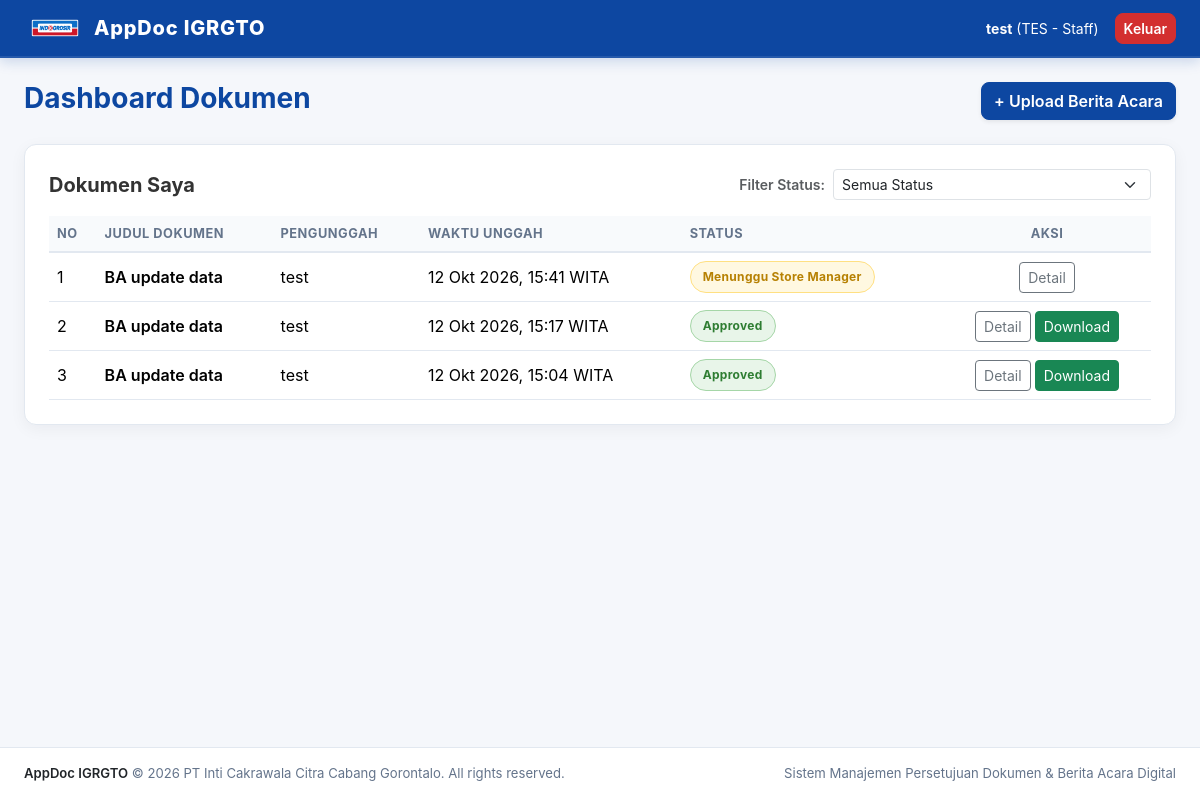
/documents/dashboard/ (signed in), run on an earlier commit of the app's database.
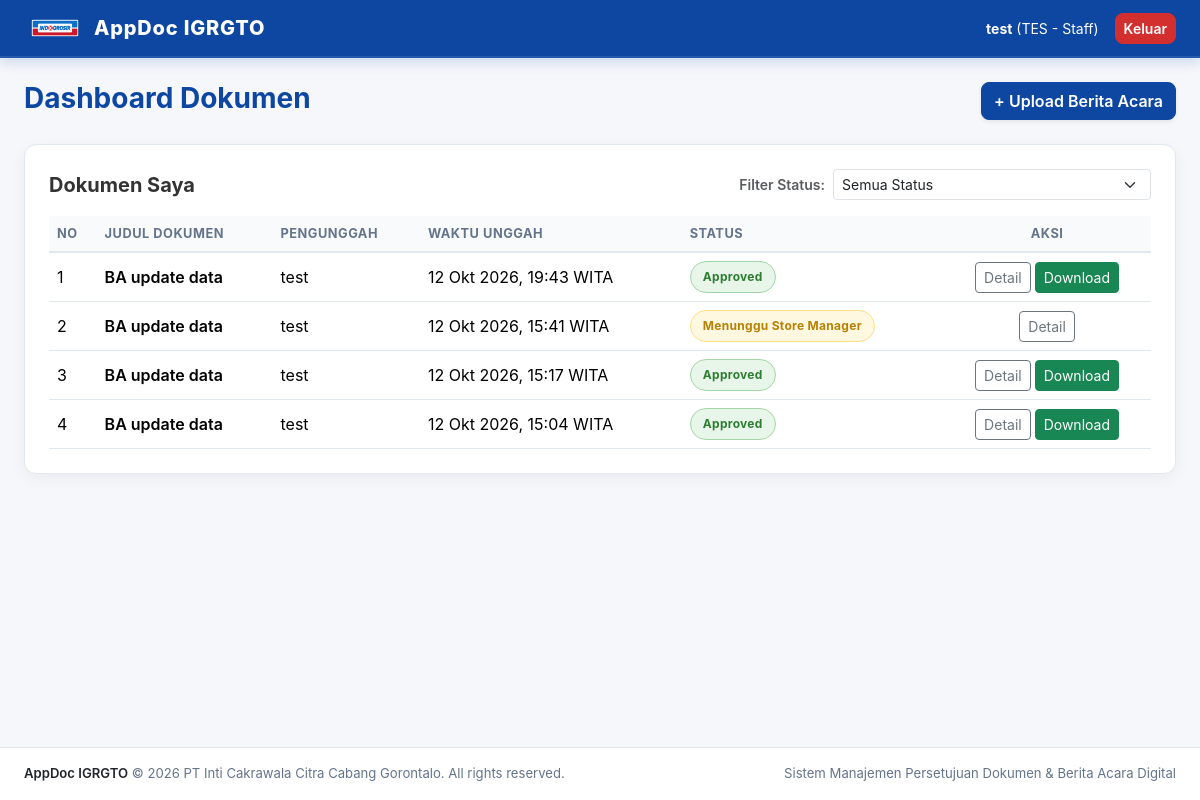
And on a later commit of the database.
### documents/models.py (models this page shows, shortened)
class Document(models.Model):
    STATUS_CHOICES = (
        ('draft', 'Draft'),
        ('waiting_supervisor', 'Menunggu Supervisor'),
        ('waiting_junior_manager', 'Menunggu Store Junior Manajer'),
        ('waiting_sam', 'Menunggu Store Administration Manager'),
        ('waiting_store_manager', 'Menunggu Store Manager'),
        ('approved', 'Selesai / Approved'),
        ('rejected', 'Ditolak / Rejected'),
    )
    judul_dokumen = models.CharField(max_length=255, verbose_name='Judul Dokumen')
    file_dokumen = models.FileField(
        upload_to='documents/%Y/%m/',
        validators=[validate_file_extension],
        verbose_name='File Dokumen (PDF/DOCX)'
    )
    signed_file = models.FileField(
        upload_to='documents/signed/%Y/%m/',
        blank=True,
        null=True,
        verbose_name='File Dokumen Lengkap Bertanda Tangan'
    )
    uploaded_by = models.ForeignKey(
        settings.AUTH_USER_MODEL,
        on_delete=models.CASCADE,
        related_name='uploaded_documents',
        verbose_name='Diupload Oleh'
    )
    status = models.CharField(
        max_length=35,
        choices=STATUS_CHOICES,
        default='draft',
        verbose_name='Status Dokumen'
    )
    required_levels = models.JSONField(
        default=list,
        blank=True,
        verbose_name='Level Persetujuan yang Diperlukan'
    )
    created_at = models.DateTimeField(auto_now_add=True, verbose_name='Tanggal Upload')
    updated_at = models.DateTimeField(auto_now=True, verbose_name='Terakhir Diperbarui')
    class Meta:
        verbose_name = 'Dokumen'
        verbose_name_plural = 'Daftar Dokumen'
        ordering = ['-created_at']

### accounts/models.py (models this page shows, shortened)
class CustomUser(AbstractBaseUser, PermissionsMixin):
    USERLEVEL_CHOICES = (
        ('staff', 'Staff'),
        ('supervisor', 'Supervisor'),
        ('junior manajer', 'Store Junior Manajer'),
        ('store administration manager', 'Store Administration Manager'),
        ('store manager', 'Store Manager'),
    )
    userid_validator = RegexValidator(
        regex=r'^[A-Za-z0-9]{3}$',
        message='UserID harus terdiri dari tepat 3 karakter alfanumerik (huruf/angka).'
    )
    userid = models.CharField(
        max_length=3,
        primary_key=True,
        unique=True,
        validators=[userid_validator],
        help_text='3 karakter alfanumerik (Contoh: A01, ADJ, ST1). Disimpan dalam huruf besar.'
    )
    nama_pengguna = models.CharField(max_length=150, verbose_name='Nama Pengguna')
    email = models.EmailField(
        max_length=254,
        unique=True,
        null=True,
        blank=True,
        verbose_name='Alamat Email'
    )
    userlevel = models.CharField(
        max_length=35,
        choices=USERLEVEL_CHOICES,
        default='staff',
        verbose_name='Level User'
    )
    ttd_digital = models.ImageField(
        upload_to='signatures/',
        null=True,
        blank=True,
        validators=[validate_ttd_size],
        verbose_name='Tanda Tangan Digital (PNG/JPG Max 2MB)'
    )
    is_active = models.BooleanField(default=True)
    is_staff = models.BooleanField(default=False)
    date_joined = models.DateTimeField(auto_now_add=True)
    objects = CustomUserManager()
    USERNAME_FIELD = 'userid'
    REQUIRED_FIELDS = ['nama_pengguna','email']
    class Meta:
        verbose_name = 'Pengguna'
        verbose_name_plural = 'Daftar Pengguna'

### documents/views.py (the view)
# urls.py: path('dashboard/', views.dashboard_view, name='dashboard'),
@login_required(login_url='accounts:login')
def dashboard_view(request):
    user = request.user
    level = user.userlevel
    queue_status_map = {
        'supervisor': 'waiting_supervisor',
        'junior manajer': 'waiting_junior_manager',
        'store administration manager': 'waiting_sam',
        'store manager': 'waiting_store_manager',
    }
    if level == 'staff':
        doc_queryset = Document.objects.filter(uploaded_by=user)
        active_queue = None
    else:
        target_status = queue_status_map.get(level)
        active_queue = Document.objects.filter(status=target_status)
        doc_queryset = Document.objects.all()
    selected_status = request.GET.get('status', 'all')
    if selected_status and selected_status != 'all':
        doc_queryset = doc_queryset.filter(status=selected_status)
    doc_queryset = doc_queryset.order_by('-created_at')
    paginator = Paginator(doc_queryset, 5)
    page_number = request.GET.get('page')
    documents = paginator.get_page(page_number)
    upload_form = DocumentUploadForm()
    context = {
            'documents': documents,
            'active_queue': active_queue,
            'upload_form': upload_form,
            'user_level': level,
            'can_upload': level in ['staff', 'supervisor', 'junior manajer', 'store administration manager'],
            'today_date': datetime.now().strftime('%d/%m/%Y'),
            'selected_status': selected_status,
            'status_choices': Document.STATUS_CHOICES,
    }
    return render(request, 'documents/dashboard.html', context)

### documents/forms.py
class DocumentUploadForm(forms.ModelForm):
    approval_targets = forms.MultipleChoiceField(
        choices=APPROVAL_LEVEL_CHOICES,
        widget=forms.CheckboxSelectMultiple(attrs={'class': 'form-check-input'}),
        required=True,
        label='Pilih Pejabat yang Butuh Tanda Tangan',
        help_text='Centang level yang wajib tanda tangan. Level yang tidak dicentang akan otomatis dilewati.'
    )
    class Meta:
        model = Document
        fields = ('judul_dokumen', 'file_dokumen')
        widgets = {
            'judul_dokumen': forms.TextInput(attrs={
                'class': 'form-control',
                'placeholder': 'Contoh: Berita Acara Stock Opname Toko'
            }),
            'file_dokumen': forms.FileInput(attrs={
                'class': 'form-control',
                'accept': '.pdf,.docx'
            }),
        }

### templates/documents/dashboard.html (shortened to what this page needs)
{% extends 'base.html' %}
{% block content %}
<div class="container-fluid px-4">
  <div class="d-flex justify-content-between align-items-center mb-4">
    <div>
      <h3 class="fw-bold mb-1" style="color: var(--primary-blue);">Dashboard Dokumen</h3>
    </div>
      {% if can_upload and user.ttd_digital %}
        <button type="button" class="btn btn-primary-appdoc shadow-sm" data-bs-toggle="modal" data-bs-target="#uploadDocModal">
          + Upload Berita Acara
        </button>
      {% endif %}
  </div>
  <div class="card card-custom p-4">
    <div class="d-flex flex-column flex-md-row justify-content-between align-items-md-center gap-3 mb-3">
      <h5 class="fw-bold mb-0" style="color: #333;">
        {% if user.userlevel == 'staff' %}Dokumen Saya{% else %}Semua Riwayat Dokumen{% endif %}
      </h5>
      <form method="get" class="d-flex align-items-center gap-2">
        <label for="status-filter" class="small fw-semibold text-muted text-nowrap mb-0">Filter Status:</label>
        <select name="status" id="status-filter" class="form-select form-select-sm" style="min-width: 220px;" onchange="this.form.submit()">
          <option value="all" {% if selected_status == 'all' %}selected{% endif %}>Semua Status</option>
        </select>
      </form>
    </div>
    <div class="table-responsive">
      <table class="table table-hover align-middle mb-0">
        <thead class="table-light">
          <tr>
            <th>No</th>
            <th>Judul Dokumen</th>
            <th>Pengunggah</th>
            <th>Waktu Unggah</th>
            <th>Status</th>
            <th class="text-center">Aksi</th>
          </tr>
        </thead>
        <tbody>
          {% for doc in documents %}
            <tr>
              <td>{{ forloop.counter0|add:documents.start_index }}</td>
              <td class="fw-semibold">{{ doc.judul_dokumen }}</td>
              <td>{{ doc.uploaded_by.nama_pengguna }}</td>
              <td>{{ doc.created_at|date:"d M Y, H:i" }} WITA</td>
              <td>
                {% if doc.status == 'approved' %}
                  <span class="badge-status badge-approved">Approved</span>
                {% elif doc.status == 'rejected' %}
                  <span class="badge-status badge-rejected">Rejected</span>
                {% elif doc.status == 'draft' %}
                  <span class="badge-status badge-draft">Draft</span>
                {% else %}
                  <span class="badge-status badge-waiting">{{ doc.get_status_display }}</span>
                {% endif %}
              <td class="text-center">
                <div class="d-flex justify-content-center gap-1">
                  <a href="{% url 'documents:preview' doc.id %}" class="btn btn-sm btn-outline-secondary">Detail</a>
                  {% if doc.status == 'approved' %}
                    <a href="{% url 'documents:download' doc.id %}" class="btn btn-sm btn-success" title="Download PDF Resmi">
                      Download
                    </a>
                  {% endif %}
                </div>
              </td>
            </tr>
          {% empty %}
            <tr>
              <td colspan="6" class="text-center py-4 text-muted">Belum ada dokumen yang sesuai dengan kriteria.</td>
            </tr>
          {% endfor %}
        </tbody>
      </table>
    </div>
  </div>
</div>
{% endblock %}

What changed in the data, as far as the page shows it:
added Document: judul_dokumen "BA update data", uploaded_by.nama_pengguna "test", created_at "12 Okt 2026, 19:43", status "Approved"
